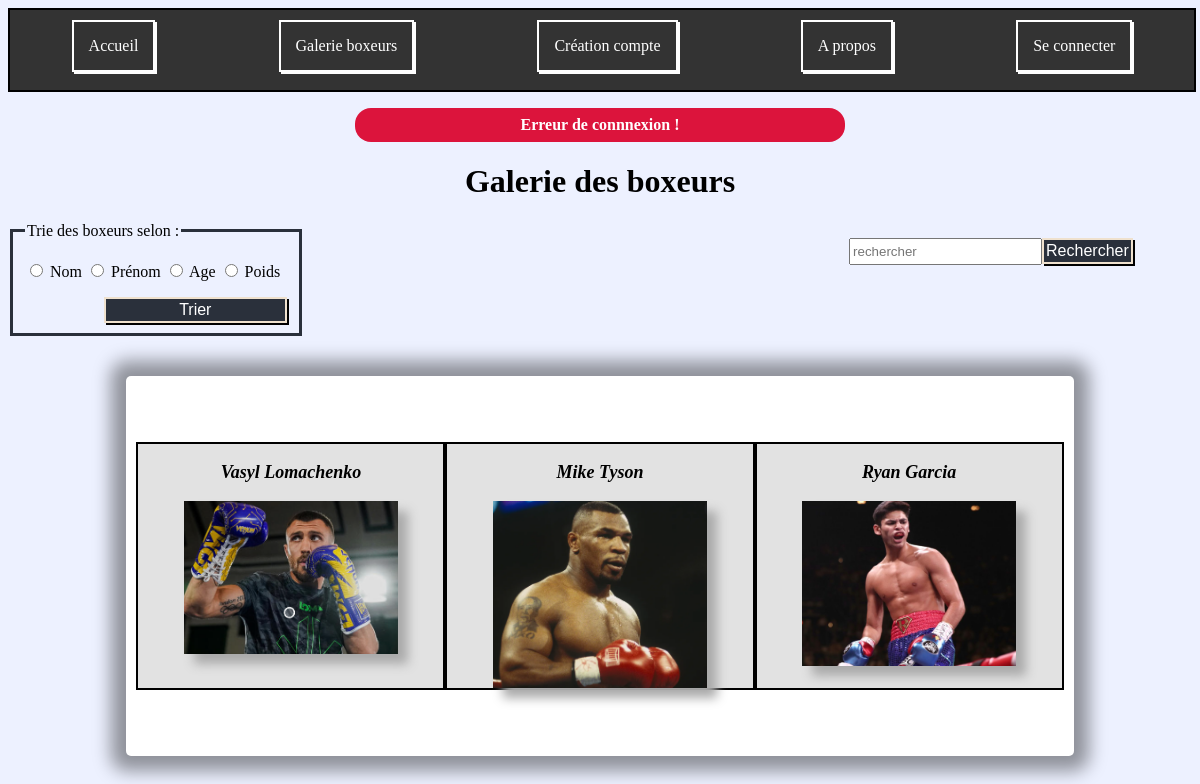
/?action=galerie (signed in), run on the app's committed database.
### tables this page shows
CREATE TABLE `boxeur` (
  `id` int(11) NOT NULL AUTO_INCREMENT,
  `nom` varchar(255) DEFAULT NULL,
  `prenom` varchar(255) DEFAULT NULL,
  `age` int(11) DEFAULT NULL,
  `poids` int(11) DEFAULT NULL,
  `origine` varchar(255) DEFAULT NULL,
  `champion` varchar(255) DEFAULT NULL,
  `login` varchar(255) DEFAULT NULL,
  `img` varchar(255) DEFAULT NULL,
  PRIMARY KEY (`id`)
);

### src/Router.php (called while the page is built, shortened)
<?php
require_once "view/View.php";
require_once "control/BoxeurController.php";
class Router {
    private $vue;
    public function getindexURL()
    {
        return ".";
    }
    public function getListeURL()
    {
        return ".?action=galerie";
    }
    public function getURLAbout()
    {
        return ".?action=about";
    }
    public function getURLAskConnexion()
    {
        return ".?action=connexion";
    }
    public function getURLCreateAccount()
    {
        return ".?action=newAccount";
    }
    public function getURLRecherche()
    {
        return ".?action=recherche";
    }
    public function getURLTrie()
    {
        return ".?action=trie";
    }
    public function main($BoxeurStorage,$AccountStorage)
    {
        $feedback = key_exists('feedback', $_SESSION) ? $_SESSION['feedback'] : '';
        if(key_exists("user",$_SESSION))
        {
            if($_SESSION['statut']==='admin')
            {
                $this->vue=new AdminView($this,$feedback,$_SESSION['user']);
            }
            else {
                $this->vue=new UserView($this,$feedback,$_SESSION['user']);
            }
        }
        else {
            $this->vue=new View($this,$feedback);
        }
        $AuthManager=new AuthentificationManager();
        $this->controlerBoxeur=new BoxeurController($this->vue,$BoxeurStorage,$AuthManager);
        $this->controlerAccount=new AccountController($this->vue,$AccountStorage,$AuthManager);
        $boxeurId=key_exists('boxeur', $_GET) ? $_GET['boxeur'] : null;
        $accountId=key_exists('account', $_GET) ? $_GET['account'] : null;
        $action = key_exists('action', $_GET) ? $_GET['action'] : null;
        try {
            if(key_exists('user',$_SESSION))
            {
                switch($action){
                case "voir":
                    if($boxeurId===null){
                        $this->vue->makeUnknownBoxeurPage();
                    }
                    else {
                        $this->controlerBoxeur->showInformation($boxeurId);
                    }
                    break;
                case "voirAccount":
                    if($accountId===null)
                    {
                        $this->vue->makeUnknownPage();
                    }
                    else {
                        $this->controlerAccount->showAccountInformation($accountId);
                    }
                    break;
                case "nouveauBoxeur":
                    $this->controlerBoxeur->newBoxeur();
                    break;
                case "sauverNouveauBoxeur":
                    $this->controlerBoxeur->saveNewBoxeur($_POST);
                    break;
                case "AskSupprimerBoxeur":
                    if ($boxeurId === null) {
                        $this->vue->makeUnkownActionPage();
                    }
                    else {
                        $this->controlerBoxeur->askBoxeurDeletion($boxeurId);
                    }
                    break;
                case "ConfirmationSupprimerBoxeur":
                    if ($boxeurId === null) {
                        $this->vue->makeUnkownActionPage();
                    }
                    else {
                        $this->controlerBoxeur->deleteBoxeur($boxeurId);
                    }
                    break;
                case "modifierBoxeur":
                    if ($boxeurId === null) {
                        $this->vue->makeUnkownActionPage();
                    }
                    else {
                        $this->controlerBoxeur->askBoxeurModif($boxeurId);
                    }
                    break;
                case "SaveModifBoxeur":
                    if ($boxeurId === null) {
                        $this->vue->makeUnkownActionPage();
                    }
                    else {
                        $this->controlerBoxeur->saveBoxeurModification($boxeurId, $_POST);
                    }
                    break;
                case "galerie":
                    $this->controlerBoxeur->showList();
                    break;
                case "recherche":
                    $this->controlerBoxeur->showListRecherche($_POST);
                    break;
                case "trie":
                    $this->controlerBoxeur->showListTrie($_POST);
                    break;
                case "accueil":
                    $this->vue->indexPage();
                    break;
                case "about":
                    $this->vue->makeAboutPage();
                    break;
                case "ModifAccount":
                    if($accountId===null)
                    {
                        $this->vue->makeUnkownActionPage();
                    }
                    else {
                        $this->controlerAccount->askAccountModif($accountId);
                    }
                    break;
                case "SaveModifAccount":
                    if($accountId===null)
                    {
                        $this->vue->makeUnkownActionPage();
                    }
                    else {
                        $this->controlerAccount->saveAccountModification($accountId,$_POST);
                    }
                    break;
                case "DeleteAccount":
                    if($accountId===null)
                    {
                        $this->vue->makeUnkownActionPage();
                    }
                    else {
                        $this->controlerAccount->askAccountDeletion($accountId);
                    }
                    break;
                case "ConfirmDeleteAccount":
                    if($accountId===null)
                    {
                        $this->vue->makeUnkownActionPage();
                    }
                    else {
                        $this->controlerAccount->deleteAccount($accountId);
                    }
                    break;
                case "deconnexion":
                    $this->controlerAccount->askDeconnectionUser();
                    break;
                case "confirmDeconnecion":
                    $this->controlerAccount->deconnectUser();
                    break;
                case "GestionAccount":
                    $this->controlerAccount->showListAccount();
                    break;
                default:
                    $this->vue->makeUnkownActionPage();
                    break;
            }
        }
            else{
                switch($action){
                case "galerie":
                    $this->controlerBoxeur->showList();
                    break;
            }
        }
        } catch (Exception $e) {
            $this->vue->errorPage($e);
        }
        $this->vue->render();
        }
}

### index.php (called while the page is built, shortened)
<?php
require_once("./src/model/boxeur_model/BoxeurStorageMySQL.php");
require_once("Router.php");
$router = new Router();
$dsn ="mysql:host=".MYSQL_HOST.";port=".MYSQL_PORT.";dbname=".MYSQL_DB.";charset=utf8mb4";
$bd = new PDO($dsn,MYSQL_USER, MYSQL_PASSWORD);
$bd->setAttribute(PDO::ATTR_ERRMODE, PDO::ERRMODE_EXCEPTION);
$BoxeurStorageSQL=new BoxeurStorageMySQL($bd);
$AccountStorageSQL = new AccountStorageMySQL($bd);
$router->main($BoxeurStorageSQL,$AccountStorageSQL);
?>

### src/control/BoxeurController.php (called while the page is built, shortened)
<?php
require_once "model/boxeur_model/Boxeur.php";
require_once "model/boxeur_model/BoxeurStorageMySQL.php";
class BoxeurController {
    private $view;
    private $boxeurStore;
    public function __construct($view,$boxeurStore,$auth)
    {
        $this->view=$view;
        $this->boxeurStore = $boxeurStore;
    }
    public function showList()
    {
        $boxeurTab=$this->boxeurStore->readAll();
        $this->view->makeListPage($boxeurTab);
    }
}
?>

### src/model/boxeur_model/Boxeur.php (called while the page is built, shortened)
<?php
class Boxeur {
    private $nom;
    private $prenom;
    private $urlIMG;
    public function __construct($n,$p,$a,$poids,$o,$c,$login,$urlIMG)
    {
        $this->nom=$n;
        $this->prenom=$p;
        $this->urlIMG=$urlIMG;
    }
    public function getNom()
    {
        return $this->nom;
    }
    public function getPrenom()
    {
        return $this->prenom;
    }
    public function getURLimg()
    {
        return $this->urlIMG;
    }
}
?>

### src/model/boxeur_model/BoxeurStorageMySQL.php (called while the page is built, shortened)
<?php
    require_once "Boxeur.php";
    class BoxeurStorageMySQL implements BoxeurStorage
    {
        private $bd;
        public function __construct($bd)
        {
           $this->bd=$bd;
        }
    public function readAll(){
        $requete = "SELECT * FROM boxeur";
        $stmt = $this->bd->prepare($requete);
        $stmt->execute();
        $tabBoxeur=$stmt->fetchAll();
        $BoxeurtabRetour=array();
        if($tabBoxeur!==false)
        {
            foreach($tabBoxeur as $keys => $value)
            {
                $boxeur=new Boxeur($value['nom'],$value['prenom'],$value['age'],$value['poids'],$value['origine'],$value['champion'],$value['login'],$value['img']);
                $BoxeurtabRetour+=[$value['id'] => $boxeur];
            }
        }
        return $BoxeurtabRetour;
    }
    }
?>

### src/view/View.php (the view, shortened to what this page needs)
<?php
class View {
    protected $TabURLMenu;
    protected $routeur;
    public function __construct($r,$f)
    {
       $this->routeur=$r;
       $this->TabURLMenu= array("Accueil"=>$this->routeur->getindexURL(),
                        "Galerie boxeurs"=>$this->routeur->getListeURL(),
                        "Création compte"=>$this->routeur->getURLCreateAccount(),
                        "A propos"=>$this->routeur->getURLAbout(),
                        "Se connecter"=>$this->routeur->getURLAskConnexion()
);
       $this->menu=$this->MenuPage();
    }
    public function render()
    {
        require_once "squeletteView.php";
    }
    public function makeListPage($tableauBoxeur)
    {
        $this->title="Galerie des boxeurs";
        $this->content="<h1>$this->title</h1>"."\n";
        $this->content.=$this->getFormulaireRecherche();
        $this->content.=$this->getRadioTrie();
        $this->content.="<div class =galerie >"."\n";
        foreach($tableauBoxeur as $keys => $value)
        {
            $this->content.="<div class =grille>"."\n";
            $name=$value->getNom();
            $prenom=$value->getPrenom();
            $this->content.="<h3>$name"." ".$prenom."</h3>"."\n";
            $this->content.="<img src=\"".$value->getURLimg()."\" alt=\""." Image de $name"."\">"."\n";
            $this->content.="</div>"."\n";
        }
        $this->content.="</div>"."\n";
    }
    public function getFormulaireRecherche()
    {
        $rechercheForm="<div class ='recherche'>"."\n";
        $rechercheForm.='<form action="'.$this->routeur->getURLRecherche().'" method="POST">'."\n";
        $rechercheForm.='<p>'."\n".'<label> <input type="text" name=recherche placeholder="rechercher" /></label>'."\n";
        $rechercheForm.="<button name='search'>Rechercher</button>"."\n"."</p>"."\n";
        $rechercheForm.="</form>"."\n";
        $rechercheForm.="</div>"."\n";
        return $rechercheForm;
    }
    public function getRadioTrie()
    {
        $trie="<div class='trie'>"."\n";
        $trie.='<form action="'.$this->routeur->getURLTrie().'" method="POST">'."\n";
            $trie.="<fieldset>"."\n";
                $trie.="<legend>Trie des boxeurs selon :</legend>"."\n";
                $trie.='<p>'."\n".'<label><input type="radio" value="nom" name="trie" /> Nom</label>'."\n";
                $trie.='<label><input type="radio" value="prenom" name="trie" /> Prénom</label>'."\n";
                $trie.='<label><input type="radio" value="age" name="trie" /> Age</label>'."\n";
                $trie.='<label><input type="radio" value="poids" name="trie" /> Poids</label>'."\n".'</p>'."\n";
                $trie.='<button type=submit>Trier</button>'."\n";
            $trie.='</fieldset>'."\n";
        $trie.='</form>'."\n";
        $trie.="</div>"."\n";
        return $trie;
    }
    public function MenuPage()
    {
        $menu="<nav class ='menu'> "."\n";
        $menu.="<ul>"."\n";
        foreach($this->TabURLMenu as $champ => $valueURL)
        {
            $menu.="<li><a href =\"$valueURL \">$champ</a></li>"."\n";
        }
        $menu.="</ul>"."\n"."</nav>"."\n";
        return $menu;
    }
}
?>

### skin/screen.css (style rules this page uses)
h1,h2 { text-align: center; }
h3 { font-style: italic; }
.menu { background-color: #333333; height: 80px; border: 2px solid; width: 100%; }
.menu ul { list-style: none; padding: 0; margin: auto; display: flex; justify-content: space-around; width: 100%; align-items: center; padding-top: 10px; }
.menu ul li a { display:block; background: #333333; color:white; text-decoration:none; text-align:center; padding: 15px; border:2px solid; box-shadow: 2px 2px white; }
.galerie { background: white; display: grid; grid-template-columns: 1fr 1fr 1fr; border-radius: 5px; box-shadow: 0 0 18px 15px rgba(0, 0, 0, 0.4); padding: 66px 10px; box-sizing: border-box; width: 80%; margin: 40px 10%; position: relative; }
.galerie .grille { border: 2px solid; background: #e2e2e2; }
.galerie img { width: 70%; box-shadow:10px 10px 10px #aaaaaa; display: block; margin:auto; }
.galerie h3 { text-align: center; font-size: large; }
.negativeFeedback p { text-align: center; font-weight: bold; color: white; background: crimson; border-radius: 1em; margin: 1em auto; max-width: 40%; padding: .5em; }
.recherche { position: relative; width: 95%; }
.recherche input { width: 65%; height: 21px; }
.recherche p { float: right; align-items: center; }
.recherche button { font-size: 1em; float: right; width: 32%; height: 26px; }
.trie { position: relative; width: 25%; }
.trie fieldset { border:solid #2a303b; }
.trie button { font-size: 1em; float: right; width: 70%; height: 26px; }
button { height: 32px; background-color: #2a303b; color: #fff; font-size: 1.3rem; font-weight: 400; text-align: center; display: flex; align-items: center; justify-content: center; border: 2px solid #EFE1CE; box-shadow: 2px 2px black; }
body { background: #EDF1FF; }

### data on the page
boxeur: nom "Vasyl", prenom "Lomachenko", img (picture)
boxeur: nom "Mike", prenom "Tyson", img (picture)
boxeur: nom "Ryan", prenom "Garcia", img (picture)

### other printed values
$champ "Accueil"
$champ "Galerie boxeurs"
$champ "Création compte"
$champ "A propos"
$champ "Se connecter"
$this->feedback "Erreur de connnexion !"
$this->title "Galerie des boxeurs"
